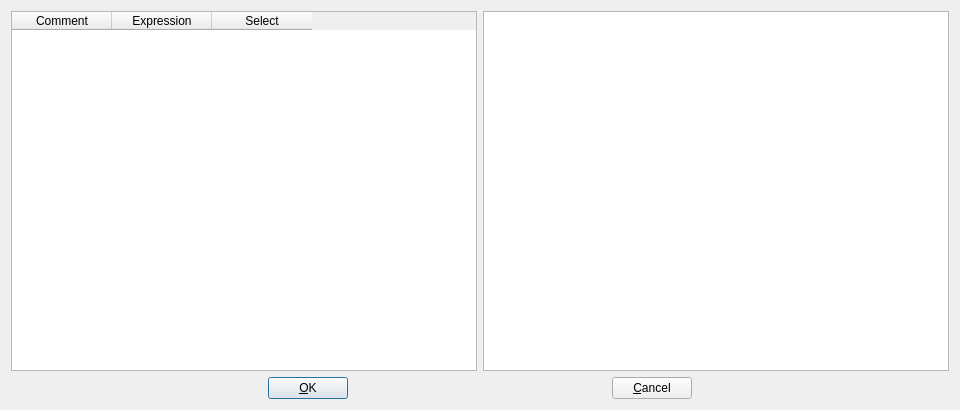
<?xml version="1.0" encoding="UTF-8"?>
<ui version="4.0">
 <class>CleanUpDialog</class>
 <widget class="QDialog" name="CleanUpDialog">
  <property name="windowModality">
   <enum>Qt::ApplicationModal</enum>
  </property>
  <property name="geometry">
   <rect>
    <x>0</x>
    <y>0</y>
    <width>960</width>
    <height>410</height>
   </rect>
  </property>
  <property name="windowTitle">
   <string>Remove text using regular expressions</string>
  </property>
  <property name="windowIcon">
   <iconset resource="../../../gcodeshared/application.qrc">
    <normaloff>:/images/cleanup.png</normaloff>:/images/cleanup.png</iconset>
  </property>
  <property name="modal">
   <bool>true</bool>
  </property>
  <layout class="QVBoxLayout" name="verticalLayout">
   <item>
    <layout class="QHBoxLayout" name="horizontalLayout_2">
     <item>
      <widget class="QTableWidget" name="tableWidget">
       <property name="toolTip">
        <string>&lt;html&gt;&lt;head/&gt;&lt;body&gt;&lt;p&gt;Information about: &lt;a href=&quot;http://doc.qt.digia.com/qt/qregexp.html&quot;&gt;&lt;span style=&quot; text-decoration: underline; color:#0057ae;&quot;&gt;Qt regular expressions&lt;/span&gt;&lt;/a&gt;&lt;/p&gt;&lt;p&gt;http://doc.qt.digia.com/qt/qregexp.html&lt;br/&gt;&lt;/p&gt;&lt;/body&gt;&lt;/html&gt;</string>
       </property>
       <property name="wordWrap">
        <bool>false</bool>
       </property>
       <attribute name="verticalHeaderVisible">
        <bool>false</bool>
       </attribute>
       <attribute name="verticalHeaderHighlightSections">
        <bool>false</bool>
       </attribute>
       <column>
        <property name="text">
         <string>Comment</string>
        </property>
       </column>
       <column>
        <property name="text">
         <string>Expression</string>
        </property>
       </column>
       <column>
        <property name="text">
         <string>Select</string>
        </property>
       </column>
      </widget>
     </item>
     <item>
      <widget class="QPlainTextEdit" name="textEdit">
       <property name="font">
        <font>
         <family>Courier</family>
        </font>
       </property>
       <property name="toolTip">
        <string>Preview, changes will not be saved</string>
       </property>
       <property name="lineWrapMode">
        <enum>QPlainTextEdit::NoWrap</enum>
       </property>
      </widget>
     </item>
    </layout>
   </item>
   <item>
    <layout class="QHBoxLayout" name="horizontalLayout">
     <item>
      <spacer name="horizontalSpacer_2">
       <property name="orientation">
        <enum>Qt::Horizontal</enum>
       </property>
       <property name="sizeHint" stdset="0">
        <size>
         <width>40</width>
         <height>20</height>
        </size>
       </property>
      </spacer>
     </item>
     <item>
      <widget class="QPushButton" name="okPushButton">
       <property name="toolTip">
        <string>&lt;html&gt;&lt;head/&gt;&lt;body&gt;&lt;p&gt;Close and save changes.&lt;/p&gt;&lt;p&gt;&lt;a name=&quot;result_box&quot;/&gt;Delete the text that matches the regular expression selected.&lt;/p&gt;&lt;/body&gt;&lt;/html&gt;</string>
       </property>
       <property name="text">
        <string>&amp;OK</string>
       </property>
       <property name="icon">
        <iconset theme="ok">
         <normaloff/>
        </iconset>
       </property>
      </widget>
     </item>
     <item>
      <spacer name="horizontalSpacer_3">
       <property name="orientation">
        <enum>Qt::Horizontal</enum>
       </property>
       <property name="sizeHint" stdset="0">
        <size>
         <width>40</width>
         <height>20</height>
        </size>
       </property>
      </spacer>
     </item>
     <item>
      <widget class="QPushButton" name="cancelPushButton">
       <property name="toolTip">
        <string>Close and cancel all changes</string>
       </property>
       <property name="text">
        <string>&amp;Cancel</string>
       </property>
       <property name="icon">
        <iconset resource="../../../gcodeshared/application.qrc">
         <normaloff>:/images/cancel.png</normaloff>:/images/cancel.png</iconset>
       </property>
       <property name="autoDefault">
        <bool>false</bool>
       </property>
      </widget>
     </item>
     <item>
      <spacer name="horizontalSpacer">
       <property name="orientation">
        <enum>Qt::Horizontal</enum>
       </property>
       <property name="sizeHint" stdset="0">
        <size>
         <width>40</width>
         <height>20</height>
        </size>
       </property>
      </spacer>
     </item>
    </layout>
   </item>
  </layout>
 </widget>
 <resources>
  <include location="../../../gcodeshared/application.qrc"/>
 </resources>
 <connections/>
</ui>
